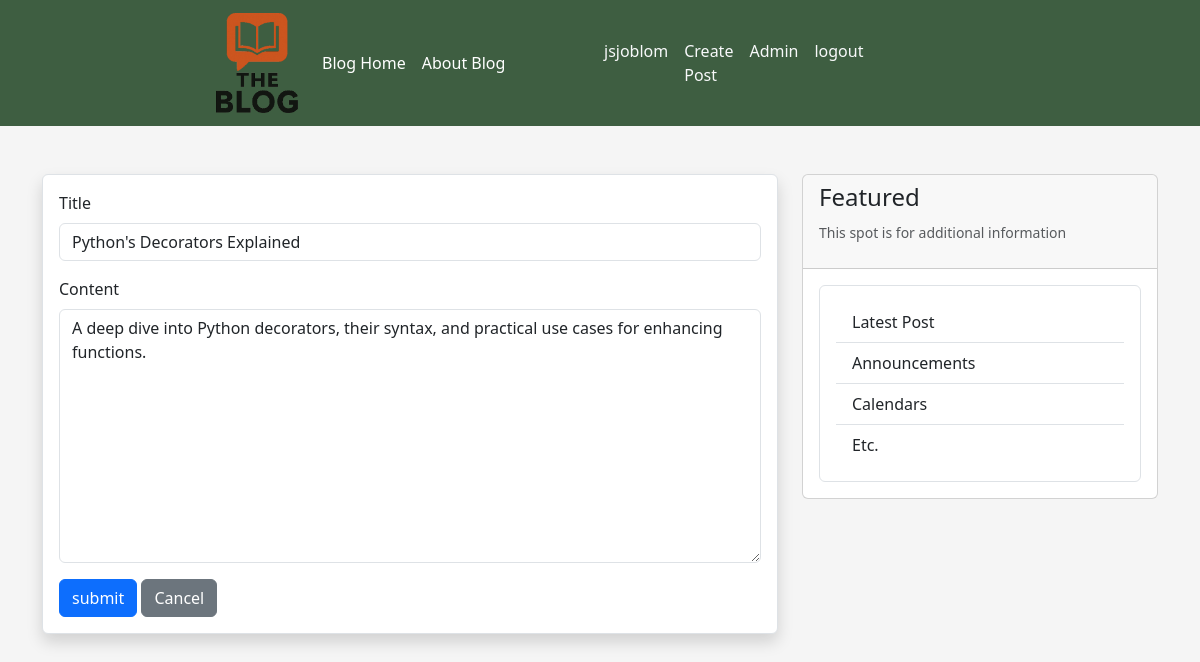
The app's page /post/18/update/ (signed in) with its own data.
### blog/models.py (models this page shows, shortened)
class Post(models.Model):
    title = models.CharField(max_length=100)
    content = models.TextField()
    date_posted = models.DateTimeField(default=timezone.now)
    author = models.ForeignKey(User, on_delete=models.CASCADE)

### blog/views.py (the view, shortened to what this page needs)
# urls.py: path('post/<int:pk>/update/',PostUpdateView.as_view(), name='post-update'),
class PostUpdateView(UserPassesTestMixin, LoginRequiredMixin, UpdateView):
    model = Post
    fields = ['title', 'content']
    def test_func(self):
        post = self.get_object()
        if self.request.user == post.author:
            return True
        return False

### templates/blog/post_form.html (shortened to what this page needs)
{% extends 'base.html' %}
{% load django_bootstrap5 %}
{% block content %}
<div class="border shadow bg-white p-3 rounded">
    <form method="post">
      {% bootstrap_form form %}
      {% bootstrap_button button_type='submit' content='submit' %}
        {% if object %}
      <a class="btn btn-secondary" href="{% url 'post-detail' object.id %}">Cancel</a>
        {% endif %}
    </form>
</div>
{% endblock %}

### templates/base.html (shortened to what this page needs)
{% load django_bootstrap5 %}
{% load static %}
<!doctype html>
<html lang="en">
<head>
    {% bootstrap_css %}
    <link rel="stylesheet" href="{% static 'css/styles.css' %}">
</head>
<body>
<header class="bg-custom">
    <div class="row">
        <div class="col-sm-2"></div>
        <div class="col-sm-6">
            <nav class="navbar navbar-expand-lg bg-custom">
              <div class="container-fluid">
                <a class="navbar-brand text-white" href="/">
                    <img class="" src="{% static 'media/the_blog_logo.png' %}" style="height: 100px; width:auto;">
                </a>
                <div class="collapse navbar-collapse" id="navbarNavAltMarkup">
                  <div class="navbar-nav">
                    <a class="nav-link text-white" href="/">Blog Home</a>
                    <a class="nav-link text-white" href="{% url 'blog-about' %}">About Blog</a>
                  </div>
                </div>
              </div>
            <div class="col-sm-4">
                <div class="navbar-nav">
                     {% if user.is_authenticated %}
                        <a class="nav-link text-light" href="{% url 'user-profile' %}">{{ user.username }}</a>
                        <a class="nav-link text-light" href="{% url 'post-create' %}">Create Post</a>
                        <a class="nav-link text-light" href="/admin">Admin</a>
                        <form method="post" action="{% url 'logout' %}">
                            <button class="nav-link text-light" type="submit">logout</button>
                        </form>
                    {% else %}
                        <a class="nav-link text-light" href="{% url 'login' %}">Login</a>
                        <a class="nav-link text-light" href="{% url 'user-register' %}">register</a>
                    {% endif %}
                </div>
            </div>
            </nav>
        </div>
    </div>
</header>
<div class="container mt-5">
    <div class="row">
        <div class="col-sm-8">
            {% block content %}
            {% endblock %}
        </div>
        <div class="col-sm-4">
            <div class="card">
                <div class="card-header">
                    <h4>Featured</h4>
                    <p>
                        <small class="text-muted">This spot is for additional information</small>
                    </p>
                </div>
                <div class="card-body m-3 border rounded">
                    <ul class="list-group list-group-flush">
                        <li class="list-group-item">Latest Post</li>
                        <li class="list-group-item">Announcements</li>
                        <li class="list-group-item">Calendars</li>
                        <li class="list-group-item">Etc.</li>
                    </ul>
                </div>
            </div>
        </div>
    </div>
</div>
</body>
</html>

### static/css/styles.css (style rules this page uses)
body { background-color: #f5f5f5; }
.bg-custom { background: #3e5e41; }

### records on screen
Post: title "Python's Decorators Explained", content "A deep dive into Python decorators, their syntax, and practical use cases for enhancing functions."

### other values on screen
{{ user.username }} "jsjoblom"
